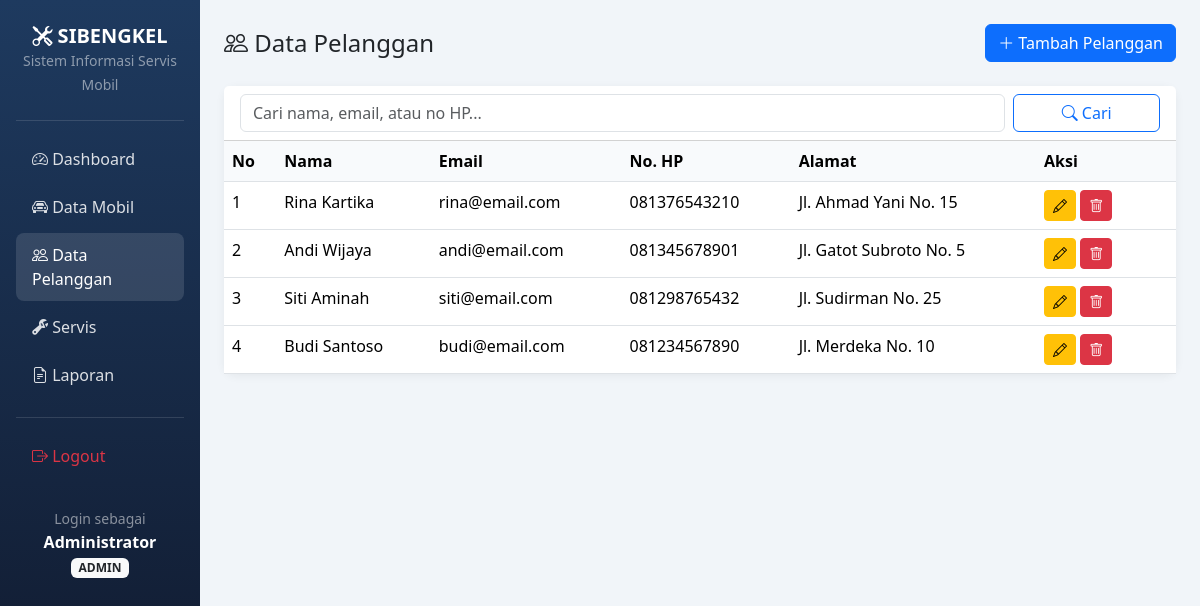
The app's page /pages/pelanggan/index.php (signed in) with its own data.
### tables this page shows
CREATE TABLE pelanggan (
    id INT AUTO_INCREMENT PRIMARY KEY,
    nama VARCHAR(100) NOT NULL,
    email VARCHAR(100),
    no_hp VARCHAR(20),
    alamat TEXT,
    created_at TIMESTAMP DEFAULT CURRENT_TIMESTAMP
);

### pages/pelanggan/index.php (the view, shortened to what this page needs)
<?php
require_once '../../config/database.php';
require_once '../../includes/header.php';
$search = trim($_GET['search'] ?? '');
if ($search) {
    $stmt = $conn->prepare("SELECT * FROM pelanggan WHERE nama LIKE ? OR email LIKE ? OR no_hp LIKE ? ORDER BY id DESC");
    $like = "%$search%";
    $stmt->bind_param("sss", $like, $like, $like);
    $stmt->execute();
    $result = $stmt->get_result();
} else {
    $result = $conn->query("SELECT * FROM pelanggan ORDER BY id DESC");
}
?>
<div class="d-flex justify-content-between align-items-center mb-4">
    <h4 class="mb-0"><i class="bi bi-people"></i> Data Pelanggan</h4>
    <a href="tambah.php" class="btn btn-primary"><i class="bi bi-plus-lg"></i> Tambah Pelanggan</a>
</div>
<div class="card">
    <div class="card-header bg-white">
        <form method="GET" class="row g-2">
            <div class="col-md-10">
                <input type="text" name="search" class="form-control" placeholder="Cari nama, email, atau no HP..." value="<?= htmlspecialchars($search) ?>">
            </div>
            <div class="col-md-2">
                <button type="submit" class="btn btn-outline-primary w-100"><i class="bi bi-search"></i> Cari</button>
            </div>
        </form>
    </div>
    <div class="card-body p-0">
        <div class="table-responsive">
            <table class="table table-hover mb-0">
                <thead>
                    <tr>
                        <th>No</th>
                        <th>Nama</th>
                        <th>Email</th>
                        <th>No. HP</th>
                        <th>Alamat</th>
                        <th width="140">Aksi</th>
                    </tr>
                </thead>
                <tbody>
                    <?php if ($result->num_rows > 0): ?>
                        <?php $no = 1; while ($row = $result->fetch_assoc()): ?>
                            <tr>
                                <td><?= $no++ ?></td>
                                <td><?= htmlspecialchars($row['nama']) ?></td>
                                <td><?= htmlspecialchars($row['email'] ?? '-') ?></td>
                                <td><?= htmlspecialchars($row['no_hp'] ?? '-') ?></td>
                                <td><?= htmlspecialchars($row['alamat'] ?? '-') ?></td>
                                <td>
                                    <a href="edit.php?id=<?= $row['id'] ?>" class="btn btn-sm btn-warning"><i class="bi bi-pencil"></i></a>
                                    <a href="index.php?hapus=<?= $row['id'] ?>" class="btn btn-sm btn-danger"
                                       onclick="return confirm('Yakin hapus pelanggan ini?')"><i class="bi bi-trash"></i></a>
                                </td>
                            </tr>
                        <?php endwhile; ?>
                    <?php else: ?>
                        <tr><td colspan="6" class="text-center text-muted py-4">Tidak ada data pelanggan</td></tr>
                    <?php endif; ?>
                </tbody>
            </table>
        </div>
    </div>
</div>
<?php require_once '../../includes/footer.php'; ?>

### includes/header.php (style rules this page uses)
body { background-color: #f1f5f9; }
.card { border: none; border-radius: 12px; box-shadow: 0 2px 10px rgba(0,0,0,0.06); }
.table th { font-weight: 600; background-color: #f8fafc; }

### records on screen
pelanggan: nama "Rina Kartika", email "rina@email.com", no_hp "081376543210", alamat "Jl. Ahmad Yani No. 15"
pelanggan: nama "Andi Wijaya", email "andi@email.com", no_hp "081345678901", alamat "Jl. Gatot Subroto No. 5"
pelanggan: nama "Siti Aminah", email "siti@email.com", no_hp "081298765432", alamat "Jl. Sudirman No. 25"
pelanggan: nama "Budi Santoso", email "budi@email.com", no_hp "081234567890", alamat "Jl. Merdeka No. 10"

### other values on screen
$user['nama'] "Administrator"
$user['role'] "ADMIN"
